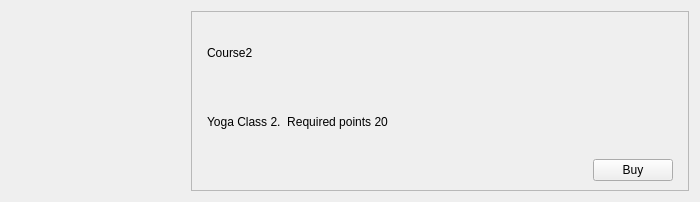
<?xml version="1.0" encoding="UTF-8"?>
<ui version="4.0">
 <class>Form</class>
 <widget class="CardWidget" name="Form">
  <property name="geometry">
   <rect>
    <x>0</x>
    <y>0</y>
    <width>700</width>
    <height>198</height>
   </rect>
  </property>
  <property name="windowTitle">
   <string>Form</string>
  </property>
  <layout class="QHBoxLayout" name="horizontalLayout_3">
   <property name="spacing">
    <number>0</number>
   </property>
   <item>
    <widget class="ImageLabel" name="ImageLabel">
     <property name="minimumSize">
      <size>
       <width>180</width>
       <height>180</height>
      </size>
     </property>
     <property name="maximumSize">
      <size>
       <width>180</width>
       <height>180</height>
      </size>
     </property>
    </widget>
   </item>
   <item>
    <widget class="QFrame" name="frame">
     <property name="frameShape">
      <enum>QFrame::Shape::StyledPanel</enum>
     </property>
     <property name="frameShadow">
      <enum>QFrame::Shadow::Raised</enum>
     </property>
     <layout class="QVBoxLayout" name="verticalLayout">
      <property name="leftMargin">
       <number>15</number>
      </property>
      <property name="rightMargin">
       <number>15</number>
      </property>
      <item>
       <layout class="QHBoxLayout" name="horizontalLayout_2">
        <item>
         <widget class="BodyLabel" name="BodyLabel">
          <property name="text">
           <string>Course2</string>
          </property>
          <property name="pixelFontSize" stdset="0">
           <number>18</number>
          </property>
         </widget>
        </item>
        <item>
         <spacer name="horizontalSpacer">
          <property name="orientation">
           <enum>Qt::Orientation::Horizontal</enum>
          </property>
          <property name="sizeHint" stdset="0">
           <size>
            <width>40</width>
            <height>20</height>
           </size>
          </property>
         </spacer>
        </item>
       </layout>
      </item>
      <item>
       <widget class="BodyLabel" name="BodyLabel_2">
        <property name="text">
         <string>Yoga Class 2.  Required points 20</string>
        </property>
       </widget>
      </item>
      <item>
       <layout class="QHBoxLayout" name="horizontalLayout">
        <item>
         <spacer name="horizontalSpacer_2">
          <property name="orientation">
           <enum>Qt::Orientation::Horizontal</enum>
          </property>
          <property name="sizeHint" stdset="0">
           <size>
            <width>40</width>
            <height>20</height>
           </size>
          </property>
         </spacer>
        </item>
        <item>
         <widget class="PushButton" name="PushButton_2">
          <property name="text">
           <string>Buy</string>
          </property>
         </widget>
        </item>
       </layout>
      </item>
     </layout>
    </widget>
   </item>
  </layout>
 </widget>
 <customwidgets>
  <customwidget>
   <class>PushButton</class>
   <extends>QPushButton</extends>
   <header>qfluentwidgets</header>
  </customwidget>
  <customwidget>
   <class>BodyLabel</class>
   <extends>QLabel</extends>
   <header>qfluentwidgets</header>
  </customwidget>
  <customwidget>
   <class>ImageLabel</class>
   <extends>QLabel</extends>
   <header>qfluentwidgets</header>
  </customwidget>
  <customwidget>
   <class>CardWidget</class>
   <extends>QFrame</extends>
   <header>qfluentwidgets</header>
   <container>1</container>
  </customwidget>
 </customwidgets>
 <resources/>
 <connections/>
</ui>
